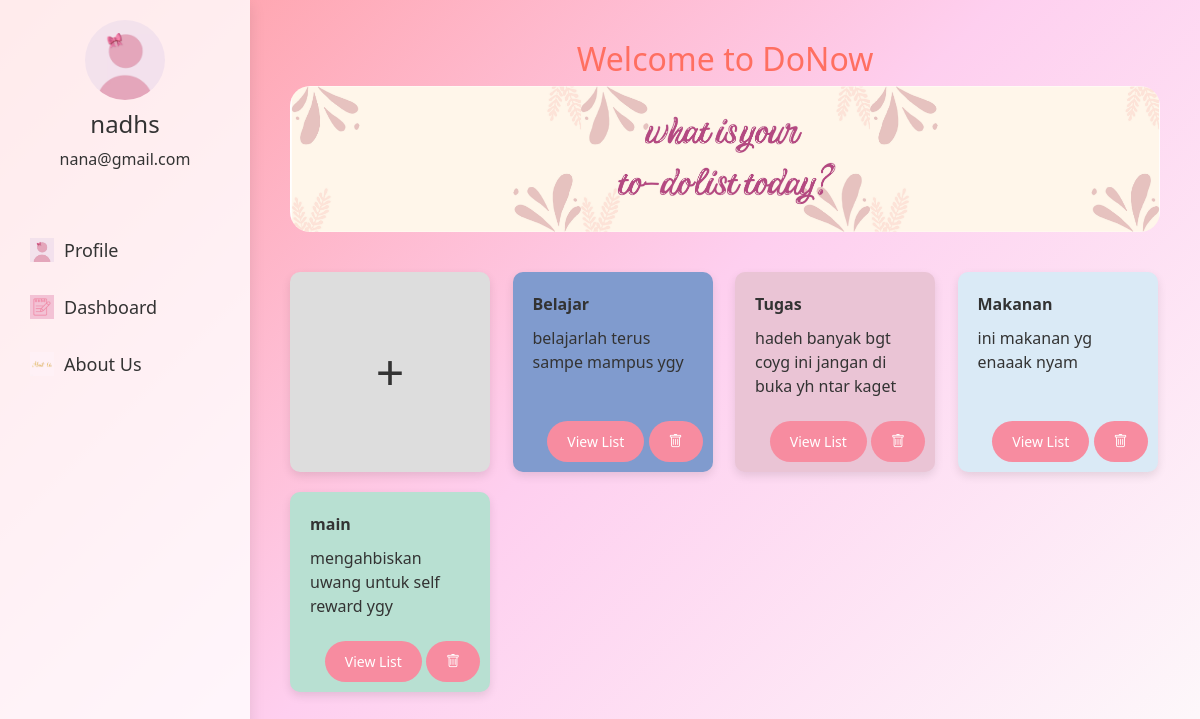
/dashboard.php (signed in), run on the app's committed database.
### tables this page shows
CREATE TABLE `users` (
  `id` int(11) NOT NULL,
  `username` varchar(50) NOT NULL,
  `email` varchar(100) NOT NULL,
  `password` varchar(255) NOT NULL,
  `profile_photo` varchar(255) DEFAULT NULL,
  `reset_token` varchar(100) DEFAULT NULL,
  `reset_expiry` datetime DEFAULT NULL
);

CREATE TABLE `todo_lists` (
  `id` int(11) NOT NULL,
  `user_id` int(11) NOT NULL,
  `title` varchar(100) NOT NULL,
  `priority` int(11) DEFAULT 0,
  `description` varchar(255) DEFAULT NULL,
  `color` varchar(7) NOT NULL DEFAULT '#ffffff'
);

### dashboard.php (the view, shortened to what this page needs)
<?php
require 'config.php';
$user_id = $_SESSION['user_id'];
$stmt = $conn->prepare("SELECT username, email, profile_photo FROM users WHERE id = ?");
$stmt->bind_param("i", $user_id);
$stmt->execute();
$user = $stmt->get_result()->fetch_assoc();
$profile_photo = !empty($user['profile_photo']) ? htmlspecialchars($user['profile_photo']) : 'image/icon_profile.jpg';
$stmt = $conn->prepare("SELECT * FROM todo_lists WHERE user_id = ?");
$stmt->bind_param("i", $user_id);
$stmt->execute();
$lists = $stmt->get_result();
?>
<!DOCTYPE html>
<html lang="en">
<head>
    <link href="https://cdn.jsdelivr.net/npm/bootstrap@5.3.0-alpha1/dist/css/bootstrap.min.css" rel="stylesheet">
    <link rel="stylesheet" href="https://cdn.jsdelivr.net/npm/bootstrap-icons@1.10.3/font/bootstrap-icons.css">
</head>
<body>
<div class="sidebar" id="sidebar">
    <div class="profile-card">
        <img src="<?php echo $profile_photo; ?>" alt="Profile Photo">
        <h4><?php echo htmlspecialchars($user['username']); ?></h4>
        <p><?php echo htmlspecialchars($user['email']); ?></p>
    </div>
    <nav>
        <a href="profile.php" class="nav-link">
            <img src="image/icon_profile.jpg" alt="Profile Icon">
            Profile
        </a>
        <a href="dashboard.php" class="nav-link">
            <img src="image/dashboard.jpg" alt="Dashboard Icon">
            Dashboard
        </a>
        <a href="about_us.php" class="nav-link">
            <img src="image/aboutus.jpg" alt="About Us Icon">
            About Us
        </a>
    </nav>
</div>
<div class="main-content">
    <div class="welcome-section text-center mb-4">
        <h2>Welcome to DoNow</h2>
        <img src="image/banner1.png" alt="Welcome Image" class="img-fluid" style="max-width: 100%; object-fit: cover; height: auto; border-radius: 20px;">
    </div>
    <div class="sticky-note-container">
        <div class="sticky-note" style="display: flex; justify-content: center; align-items: center; font-size: 50px; background-color: #ddd;">
            <a href="create_list.php" style="text-decoration: none; color: #333;">+</a>
        </div>
        <?php
        $colors = ['#809bce', '#95b8d1', '#b8e0d2', '#d6eadf', '#eac4d5', '#e8dff5', '#fce1e4', '#daeaf6', '#ddedea'];
        while ($list = $lists->fetch_assoc()):
            $random_color = $colors[array_rand($colors)];
        ?>
        <div class="sticky-note" style="background-color: <?php echo $random_color; ?>;">
            <div class="sticky-note-title"><?php echo htmlspecialchars($list['title']); ?></div>
            <p><?php echo !empty($list['description']) ? htmlspecialchars($list['description']) : 'Tidak ada deskripsi'; ?></p>
            <div class="sticky-note-actions">
                <a href="view_list.php?list_id=<?php echo $list['id']; ?>" class="btn btn-custom btn-sm">View List</a>
                <a href="delete_list.php?list_id=<?php echo $list['id']; ?>" class="btn btn-custom btn-sm" title="Hapus">
                <i class="bi bi-trash"></i>
            </a>
            </div>
        </div>
        <?php endwhile; ?>
    </div>
</div>
</body>
</html>

### dashboard.php (style rules this page uses)
body { background: linear-gradient(135deg, #ff9a9e 0%, #fecfef 50%, #fdfbfb 100%, #f6d365 100%, #fda085 100%); font-family: 'Segoe UI', Tahoma, Geneva, Verdana, sans-serif; color: #333; min-height: 100vh; display: flex; overflow-x: hidden; }
.sidebar { width: 250px; background-color: rgba(255, 255, 255, 0.8); padding: 20px; height: 100vh; position: fixed; top: 0; left: 0; display: flex; flex-direction: column; box-shadow: 0 4px 15px rgba(0, 0, 0, 0.1); transform: translateX(0); transition: transform 0.3s ease; z-index: 1000; }
.profile-card { text-align: center; margin-bottom: 30px; }
.profile-card img { width: 80px; height: 80px; border-radius: 50%; margin-bottom: 10px; }
.nav-link { font-size: 18px; margin: 10px 0; display: flex; align-items: center; padding: 10px; text-decoration: none; color: #333; transition: background 0.3s ease; }
.nav-link img { margin-right: 10px; width: 24px; height: 24px; }
.main-content { margin-left: 250px; padding: 40px; width: 100%; background-size: cover; background-position: center; min-height: 100vh; position: relative; z-index: 900; }
.btn-custom { background-color: #f78ca0; border: none; padding: 10px 20px; border-radius: 50px; color: #fff; font-size: 14px; transition: background-color 0.3s ease; }
h2 { color: #ff6f61; }
.sticky-note-container { display: grid; grid-template-columns: repeat(auto-fit, minmax(200px, 1fr)); gap: 20px; margin-top: 40px; }
.sticky-note { padding: 20px; width: 200px; height: 200px; border-radius: 10px; box-shadow: 0px 4px 10px rgba(0, 0, 0, 0.1); min-height: 150px; position: relative; }
.sticky-note-title { font-weight: bold; margin-bottom: 10px; }
.sticky-note-actions { position: absolute; bottom: 10px; right: 10px; }

### data on the page
users: profile_photo (picture), username "nadhs", email "nana@gmail.com"
todo_lists: title "Belajar", description "belajarlah terus sampe mampus ygy"
todo_lists: title "Tugas", description "hadeh banyak bgt coyg ini jangan di buka yh ntar kaget"
todo_lists: title "Makanan", description "ini makanan yg enaaak nyam"
todo_lists: title "main", description "mengahbiskan uwang untuk self reward ygy"
